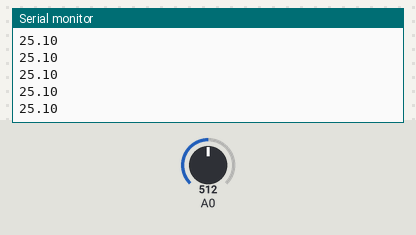
A sketch run on a simulated Arduino Uno, built with avr-gcc and run on an emulated ATmega328P. Shown: the last lines printed to the serial monitor. Inputs (shaded band) come from the test bench; at power-on: A0 = 512.

Above: at 1.2 s.
1.3 s: A0 set to 716
At 2.4 s:
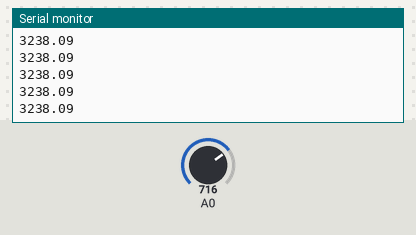
2.8 s: A0 set to 900
At 3.8 s:
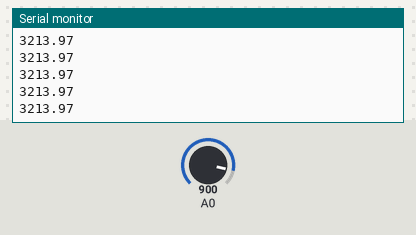
Timing chart, 0 to 5.8 s (numbered marks = the images above; inputs shaded):
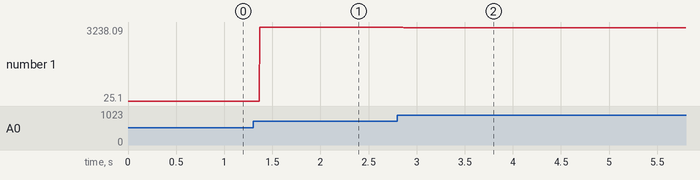

Measured:
- after the input at 1.3 s, the serial monitor: prints a new line after 0.07 s (image 1)
- after the input at 2.8 s, the serial monitor: prints a new line after 0.07 s (image 2)
- plotted number 1: 25.1 → 3238.09 after the input at 1.3 s

The sketch:

SensorProject.ino
```cpp
int yValues[4] = {0, 10, 20, 30};
int xValues[4] = {265, 360, 462, 560};

//AUTO CALL ON STARTUP
void setup() {
  Serial.begin(9600);
}

// void getMultipiecewise() {

// }

float getTemperature(int value) {
  int i;
  for (i = 0; value > xValues[i] && i < 4; i++);
  i = i > 0 ? i - 1 : i;
  return yValues[i] + ((value - xValues[i]) / (float)(xValues[i + 1] - xValues[i])) * (yValues[i + 1] - yValues[i]);
  //return map(value, xValues[i], xValues[i + 1], yValues[i], yValues[i + 1]);
}

void loop() {
  int value = analogRead(A0);
  Serial.println(getTemperature(value));
  delay(1);
}
```
